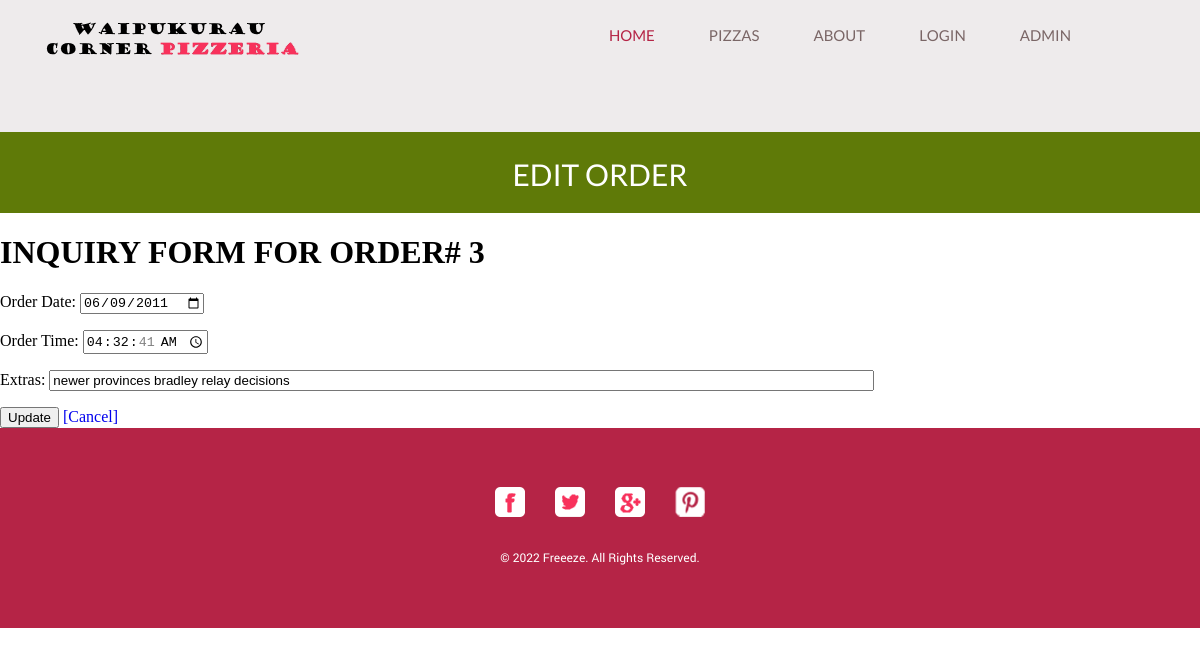
Screenshot of /editorder.php?id=3 with the database file from the repository.
### tables this page shows
CREATE TABLE IF NOT EXISTS orders (
  orderID INT UNSIGNED NOT NULL AUTO_INCREMENT,
  orderLineID INT UNSIGNED NOT NULL,
  customerID INT NOT NULL,
  orderDate DATE NOT NULL,
  orderTime TIME NOT NULL,
  extras TEXT NULL,
  totalCost FLOAT(32) NOT NULL,
  PRIMARY KEY (orderID)
) AUTO_INCREMENT=1;

### editorder.php (the view, shortened to what this page needs)
<!DOCTYPE HTML>
<html>
<?php
include "header.php";
include "menu.php";
?>
<div id="body">
    <div class="header">
        <div>
            <h1>Edit Order</h1>
        </div>
    </div>
</div>
<body>
    <?php
    $DBC = mysqli_connect(DBHOST, DBUSER, DBPASSWORD, DBDATABASE);
    if ($_SERVER["REQUEST_METHOD"] == "GET") {
        $orderid = $_GET['id'];
    }
    $query = 'SELECT customerID,orderDate,orderTime,extras FROM orders WHERE orderID=' . $orderid;
    $result = mysqli_query($DBC, $query);
    $rowcount = mysqli_num_rows($result);
    if ($rowcount > 0) {
        $row = mysqli_fetch_assoc($result);
    ?>
        <h1>INQUIRY FORM FOR ORDER# <?php echo $orderid; ?></h1>
        <form method="POST" action="editorder.php">
            <p>
                <label for="orderDate">Order Date:</label>
                <input type="date" id="orderDate" name="orderDate" minlength="5" maxlength="50" value="<?php echo $row['orderDate']; ?>" required>
            </p>
            <p>
                <label for="orderTime">Order Time:</label>
                <input type="time" id="orderTime" name="orderTime" minlength="5" maxlength="50" value="<?php echo $row['orderTime']; ?>" required>
            </p>
            <p>
                <label for="extras">Extras: </label>
                <input type="text" id="extras" name="extras" size="100" minlength="5" maxlength="200" value="<?php echo $row['extras']; ?>" required>
            </p>
            <input type="submit" name="submit" value="Update">
            <a href="listorders.php">[Cancel]</a>
        </form>
    <?php
    } else {
        echo "<h2>Food item not found with that ID</h2>";
    }
    ?>
</body>
<?php
include "footer.php";
?>
</html>

### css/style.css (style rules this page uses)
body { margin: 0; padding: 0; position: relative; width: auto; }
a { text-decoration: none; outline: none; }
#body { margin: 0; overflow: hidden; padding: 0; position: relative; width: 100%; }
#body div.header { background-color: #5F7A08; margin: 0 auto; max-width: none; overflow: hidden; padding: 0; }
#body div.header div { margin: 0 auto; max-width: 960px; padding: 0; }
#body div.header div h1 { color: #FFFFFF; font-family: lato-regular-webfont; font-size: 30px; font-weight: normal; line-height: 30px; margin: 0; padding: 28px 0 23px; text-align: center; text-transform: uppercase; }
#body div { margin: 0 auto; max-width: 960px; padding: 7px 0 57px; }

### rows the page displays
orders: orderDate "06/09/2011", orderTime "04:32:41", extras "newer provinces bradley relay decisions"

### other values shown
$orderid "3"
